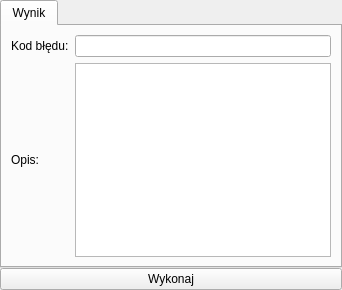
       <widget class="QWidget" name="getLastErrorPage">
        <layout class="QGridLayout" name="gridLayout_12">
         <property name="margin">
          <number>0</number>
         </property>
         <property name="spacing">
          <number>0</number>
         </property>
         <item row="0" column="0">
          <widget class="QTabWidget" name="tabWidget_6">
           <property name="currentIndex">
            <number>0</number>
           </property>
           <widget class="QWidget" name="tab_12">
            <attribute name="title">
             <string>Wynik</string>
            </attribute>
            <layout class="QGridLayout" name="gridLayout">
             <item row="0" column="1">
              <widget class="QLineEdit" name="getLastErrorResultErrorCode">
               <property name="readOnly">
                <bool>true</bool>
               </property>
              </widget>
             </item>
             <item row="0" column="0">
              <widget class="QLabel" name="label_268">
               <property name="text">
                <string>Kod błędu:</string>
               </property>
              </widget>
             </item>
             <item row="1" column="1" rowspan="2">
              <widget class="QTextEdit" name="getLastErrorResultErrorText">
               <property name="readOnly">
                <bool>true</bool>
               </property>
              </widget>
             </item>
             <item row="1" column="0" rowspan="2">
              <widget class="QLabel" name="label_2">
               <property name="text">
                <string>Opis:</string>
               </property>
              </widget>
             </item>
            </layout>
           </widget>
          </widget>
         </item>
         <item row="1" column="0">
          <widget class="QPushButton" name="getLastErrorButton">
           <property name="text">
            <string>Wykonaj</string>
           </property>
          </widget>
         </item>
        </layout>
       </widget>
